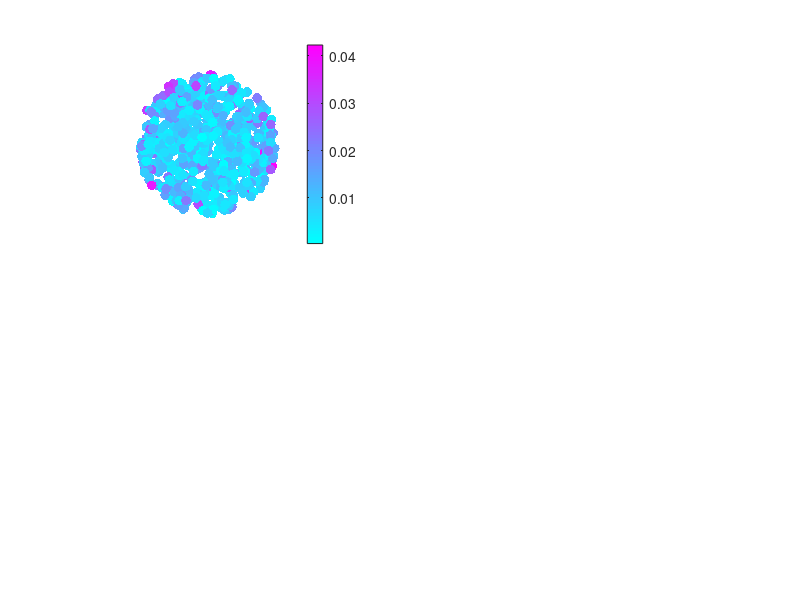

Write the MATLAB code that produced this figure. (Note: this script raises an error after producing the figure.)
load("Results.mat");

colors = (1/255)*[27 158 119; 217 95 2; 117 112 179; 231 41 138];

plot(1000*errors(1:150, 1), 'linewidth', 2, 'color', colors(1, :));
hold on
plot(1000*errors(1:150, 2), 'linewidth', 2, 'color', colors(2, :));
plot(1000*errors(1:150, 3), 'linewidth', 2, 'color', colors(3, :));
plot(1000*errors(1:150, 4), 'linewidth', 2, 'color', colors(4, :));

xlabel("Number of Combinations");
ylabel("Error (mm)");

set(gca, 'linewidth', 2, 'fontsize', 15);
box off
legend({"Analytic"; "PCA"; "F-Test"; "Environment"});
legend boxoff;
set(gcf, 'color', 'w', 'Position', [488   444   560   314]);

%% Scatter plot
subplot(2,2,1);
load("Top20Trained.mat");
scatter(testT(1,:), testT(2,:), 50, errors20, 'filled');
xlim([-0.05 0.05]);
ylim([-0.05 0.05]);
axis square
axis off
colormap cool
colorbar; clim([0 0.035]);

subplot(2,2,2);
load("Top20PCA.mat");
scatter(testT(1,:), testT(2,:), 50, errors20pca, 'filled');
xlim([-0.05 0.05]);
ylim([-0.05 0.05]);
axis square
axis off
colormap cool
colorbar; clim([0 0.035]);

subplot(2,2,3);
load("Top20Analytic.mat");
scatter(testT(1,:), testT(2,:), 50, errors20analytic, 'filled');
xlim([-0.05 0.05]);
ylim([-0.05 0.05]);
axis square
axis off
colormap cool
colorbar; clim([0 0.035]);

subplot(2,2,4);
load("Random20Trained.mat");
scatter(testT(1,:), testT(2,:), 50, randomerrors, 'filled');
xlim([-0.05 0.05]);
ylim([-0.05 0.05]);
axis square
axis off
colormap cool
colorbar; clim([0 0.035]);

set(gcf, 'position', [335          73        1014         807]);